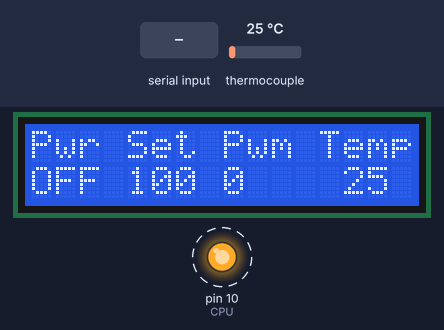
Bench run of a program on a simulated Arduino Nano, built with avr-gcc and run on an emulated ATmega328P. On the bench: 16×2 character LCD, output pins drawn as LEDs (lit = HIGH). Dashed ring = blinking. The inputs (shaded band) are chosen by the test bench; at power-on: thermocouple 25 °C. What the program prints to the serial monitor is not drawn.

Above: at 1.7 s.
1.8 s: "E" received over Serial
At 3.9 s:
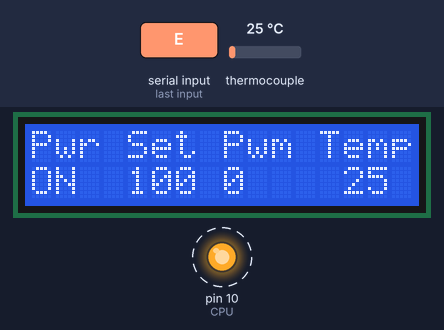
6.0 s: "A" received over Serial
At 7.9 s:
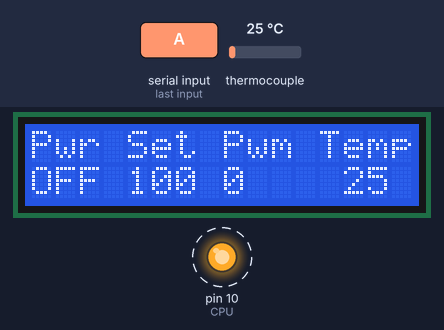
10.2 s: thermocouple set to 6 °C
At 12.8 s:
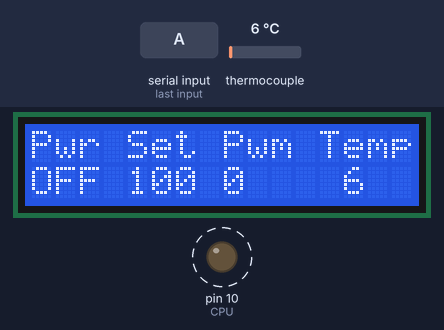
13.5 s: "R" received over Serial
At 16.9 s:
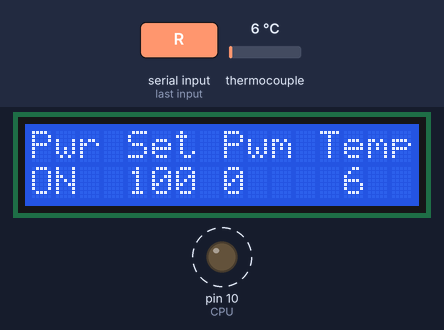
17.6 s: thermocouple set to 75 °C
At 19.8 s:
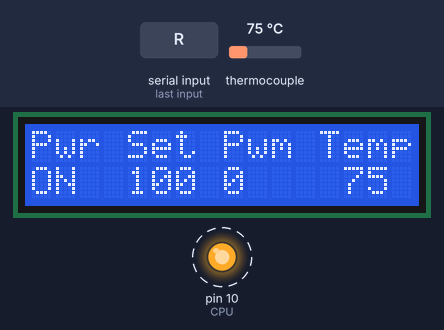
20.5 s: thermocouple set to 150 °C
At 21.9 s:
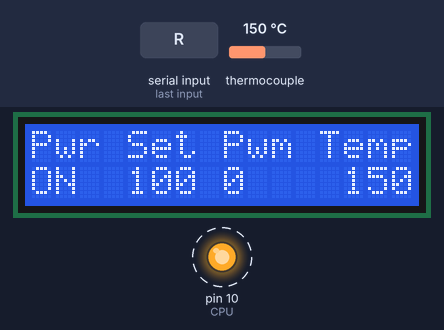
Timing chart, 0 to 24.6 s (numbered marks = the images above; inputs shaded):
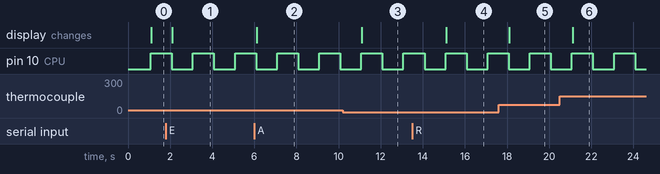

The program:

main.cpp
```cpp
#include <TimerOne.h>
#include <Wire.h>
#include <LiquidCrystal_I2C.h>
#include <max6675.h>
#include <SoftwareSerial.h>

// Definiciones Hardware
#define SSR 11
#define CPU 10
#define T_CONSIGNA 100    // Temperatura de consigna
#define T_MUESTREO 10      // Tiempo de muestreo sistema


// Definiciones lectura de tenmperatura
#define thermoDO  4
#define thermoCS  3
#define thermoCLK 2

// Definiciones puerto serie debug
#define RX 5
#define TX 6


SoftwareSerial SerialDebug(TX, RX); // Rx, TX

LiquidCrystal_I2C lcd(0x3F, 2, 1, 0, 4, 5, 6, 7, 3, POSITIVE);
MAX6675 thermocouple(thermoCLK, thermoCS, thermoDO);

// Variables Globales
int T_OVEN;                           // Temperatura del horno
int T_SET = T_CONSIGNA;                // Referencia de temperatura
volatile float u = 0.0, u_1 = 0.0;    // Acción de control
int Ts = T_MUESTREO;                  // Periodo de muestreo
char buffer[16];
int x;
int pwm;
int power;
int comando;
bool estado_horno = false;
bool debug = false;
bool aux = false;
String s = " ";
int valor;

//Parámetros del PID
float kp, ti, td;
float q0, q1, q2;
volatile float e = 0.0, e_1 = 0.0, e_2 = 0.0, conta = 0;
float k=8.59, tau=180.75, theta=36.88+Ts/2;    // Parámetros obtenidos Matlab

/*===========================================================================*/
/*=======================    FUNCION DEL CONTROL PID  =======================*/
/*===========================================================================*/
void PID(void)
{
e = (T_SET - T_OVEN);

// Controle PID
u = u_1 + q0*e + q1*e_1 + q2*e_2;  // Ley del controlador PID discreto

if (u >= 100.0)                   // Saturo la accion de control 'uT'
  {
  u = 100.0;
  }                               // en un tope maximo y minimo
if (u <= 0.0 || T_SET == 0)
  {
  u = 0.0;
  }

//Retorno a los valores reales
e_2 = e_1;
e_1 = e;
u_1 = u;

//La accion calculada la transformo en PWM
power = map(u,0,100,0,100);
pwm = map(u, 0,100, 0,255);

if (estado_horno == true)
  {
  analogWrite(SSR,pwm);
  }
else
  {
  analogWrite(SSR,0);
  power = 0;
  }
}

/*===========================================================================*/
/*=======================    FUNCION INTERRUCPION CADA 1 SEG  ===============*/
/*===========================================================================*/
void SampleTime(void)
{

digitalWrite(CPU, !digitalRead(CPU)); //Led Toggle cada segundo
conta ++;
if (conta >= T_MUESTREO)
  {
    conta = 0;
    PID();
  }
T_OVEN = thermocouple.readCelsius();
aux = true;
}

/*===========================================================================*/
/*=======================    FUNCION LECTURA PUERTO SERIE====================*/
/*===========================================================================*/
int lee_serie(void)
{
  int c;

  c = 0;

  if (Serial.available() > 0)
      {
      c = Serial.read();        // Lee un caracter
      //Serial.println(c);
      }
      Serial.flush();

  return (c);
}

/*===========================================================================*/
/*=======================    FUNCION ACTUALIZACION LCD=======================*/
/*===========================================================================*/
void actualiza_lcd(void)
{
  lcd.setCursor(0,1);
  lcd.print("   ");
  lcd.setCursor(0,1);
  if (estado_horno == true)
    {
    lcd.print("ON");
    }
  else
    {
     lcd.print("OFF");
    }


  lcd.setCursor(4,1);
  lcd.print("   ");
  lcd.setCursor(4,1);
  lcd.print(T_SET);


  lcd.setCursor(8,1);
  lcd.print("   ");
  lcd.setCursor(8,1);
  lcd.print(power);

  lcd.setCursor(13,1);
  lcd.print("   ");
  lcd.setCursor(13,1);
  lcd.print(T_OVEN);

  return;
}

void setup()
{
  SerialDebug.begin(9600);
  Serial.begin(9600);
  pinMode(SSR,OUTPUT);
  pinMode(CPU,OUTPUT);
  digitalWrite(CPU,LOW);

  lcd.begin(16,2);
  lcd.backlight();
  lcd.clear();
  lcd.print("Pwr Set Pwm Temp");

//Valor máximo del Timer es 8.3 Segundos
Timer1.initialize(1000000);          //Configura el TIMER en 1 Segundos
Timer1.attachInterrupt(SampleTime) ; //Configura la interrupción del Timer 1

//*************************************************************************//
//*****************   SINTONIA POR ZIEGLER y NICHOLS    *******************//
//*************************************************************************//
kp = (1.2*tau)/(k*theta); // Calculo propocional
ti = 2.0*theta;           // Calculo integral
td = 0.5*theta;           // Calculo derivativo

//*************************************************************************//
//*****************           PID DIGITAL               *******************//
//*************************************************************************//
// Calculo de control PID digital
q0 =  kp*(1+Ts/(2.0*ti)+td/Ts);
q1 = -kp*(1-Ts/(2.0*ti)+(2.0*td)/Ts);
q2 = (kp*td)/Ts;
}


void loop()
{
  comando = lee_serie();


/// Enciende el horno (E) /////////////////////////////////////
  if (comando == 65)
    {
    analogWrite(SSR,0);
    estado_horno = false;
    debug = false;
    Serial.println("Apagado");
    }

/// Apaga el horno (A) ////////////////////////////////////////
  if (comando == 69)
    {
    estado_horno = true;
    Serial.println("Encendido");
    }

/// Activa debug (R) /////////////////////////////////////////
  if (comando == 82)
    {
    Serial.println("Debug");
    debug = true;
    }

/// Desactiva debug (W) /////////////////////////////////////
  if (comando == 87)
    {
    debug = false;
    estado_horno = false;
    }

/// Envía ajustes (V) ///////////////////////////////////////
  if (comando == 86)
    {
    Serial.print("Kp=");
    Serial.print(kp);
    Serial.print("  ti=");
    Serial.print(ti);
    Serial.print("  td=");
    Serial.println(td);
    }

/// Ajusta valor Proporcional ///////////////////////////////
  if (comando == 80)
    {
    Serial.print("Proporcional - ");
    Serial.println(valor);
    }

/// Ajusta valor Proporcional ///////////////////////////////
  if (comando == 73)
    {
    Serial.println("Integral");
    }

/// Ajusta valor Proporcional ///////////////////////////////
  if (comando == 68)
    {
    Serial.println("Derivada");
    }

  if (aux)
   {
    actualiza_lcd();

    if (debug == true)
      {
      estado_horno = true;
      Serial.print(T_SET);
      Serial.print(",");
      Serial.print(power);
      Serial.print(",");
      Serial.println(T_OVEN);
      }
    aux = false;
   }

}
```

Measured:
- after the input at 1.8 s, the display: changes after 0.31 s (image 1)
- after the input at 6.0 s, the display: changes after 0.11 s (image 2)
- after the input at 10.2 s, the display: changes after 0.91 s (image 3)
- after the input at 13.5 s, the display: changes after 1.6 s (image 4)
- after the input at 17.6 s, the display: changes after 0.51 s (image 5)
- after the input at 20.5 s, the display: changes after 0.61 s (image 6)
- by itself, pin 10 (CPU): alternates HIGH for 1.0 s and LOW for 1.0 s
